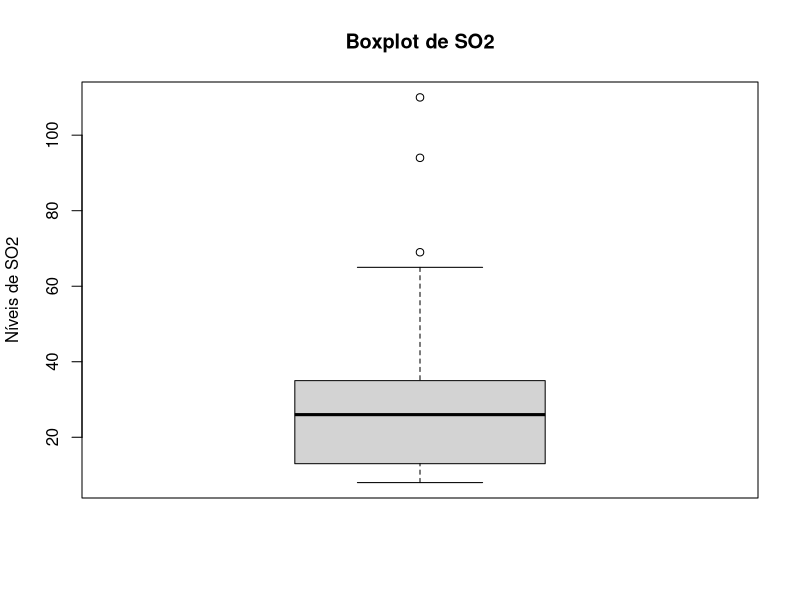
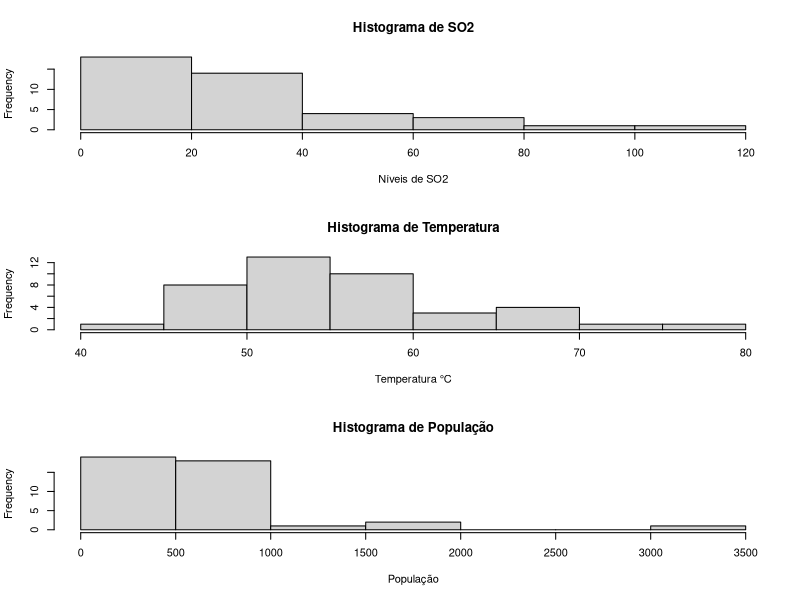
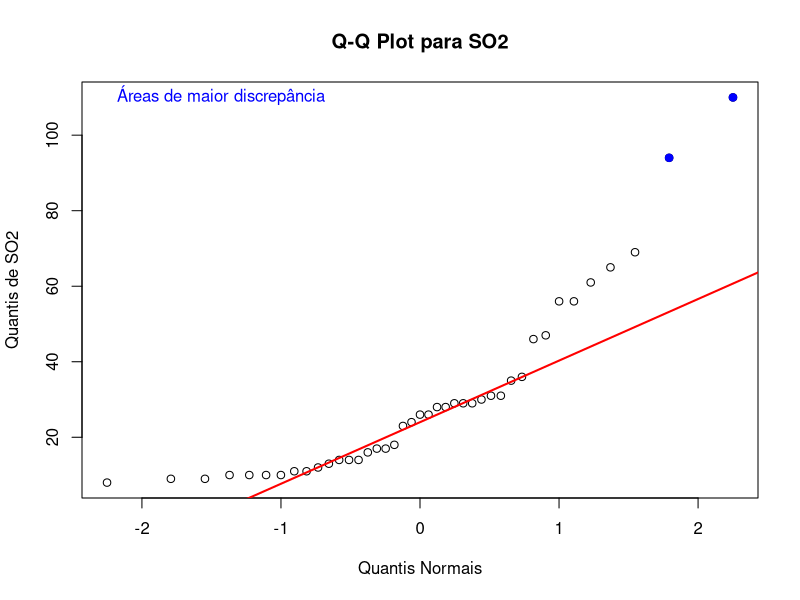
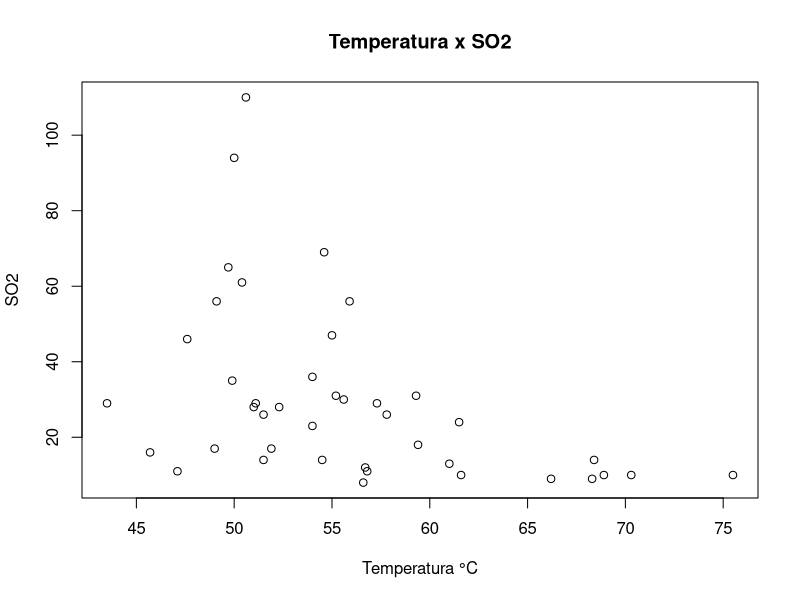

These figures' R source, in order:
setwd("I:/mestrado/statistic-data-analysis")

# Carregando os dados
usair <- read.csv(file="src/usair.csv",head=TRUE,sep=",")

# Resumo das medidas descritivas para as variáveis selecionadas
summary(usair[c("SO2", "temp", "popn")])

# Definir uma função para realizar o teste de Shapiro-Wilk e interpretar os resultados
testar_normalidade <- function(data, variable_name) {
  test_result <- shapiro.test(data)
  cat("\nTeste de Shapiro-Wilk para", variable_name, ":\n")
  print(test_result)
  if (test_result$p.value < 0.05) {
    cat("Resultado:", variable_name, "não segue uma distribuição normal (p < 0.05)\n")
  } else {
    cat("Resultado:", variable_name, "pode seguir uma distribuição normal (p >= 0.05)\n")
  }
}

boxplot(
    usair$SO2, 
    main="Boxplot de SO2", 
    ylab="Níveis de SO2"
)

# Plotando histogramas
par(mfrow = c(3, 1))
hist(
    usair$SO2, 
    main = "Histograma de SO2", 
    xlab = "Níveis de SO2"
)
hist(
    usair$temp, 
    main = "Histograma de Temperatura", 
    xlab = "Temperatura °C"
)
hist(
    usair$popn, 
    main = "Histograma de População", 
    xlab = "População"
)

# Teste de Shapiro-Wilk para SO2
# Aplicar a função para cada variável
testar_normalidade(usair$SO2, "SO2")
testar_normalidade(usair$temp, "Temperatura")
testar_normalidade(usair$popn, "População")

# Q-Q plot para SO2
par(mfrow = c(1, 1))
qqnorm(usair$SO2, main="Q-Q Plot para SO2", ylab="Quantis de SO2", xlab="Quantis Normais")
qqline(usair$SO2, col="red", lwd=2)

quantis <- qqnorm(usair$SO2, plot.it = FALSE)
distancias <- abs(quantis$x - quantis$y)
limiar <- quantile(distancias, 0.95)  # Definindo um limiar para destacar os 5% mais distantes

points(quantis$x[distancias > limiar], quantis$y[distancias > limiar], col="blue", pch=19)

text(min(quantis$x), max(quantis$y), labels="Áreas de maior discrepância", pos=4, col="blue")

# Plotando gráfico de dispersão
plot(
    usair$temp, 
    usair$SO2, 
    main = "Temperatura x SO2", 
    xlab = "Temperatura °C", 
    ylab = "SO2"
)

# Cálculo do Intervalo de Confiança para a média de SO2
n <- length(usair$SO2)
mean_so2 <- mean(usair$SO2)
sd_so2 <- sd(usair$SO2)
error_margin <- qt(0.975, df=n-1) * sd_so2 / sqrt(n)
ci_lower <- mean_so2 - error_margin
ci_upper <- mean_so2 + error_margin

summary(usair[c("SO2", "temp", "popn")])

c("Média SO2:", mean_so2, "Margem de Erro:", error_margin)
cat("Intervalo de Confiança para a média de SO2:", ci_lower, ci_upper)